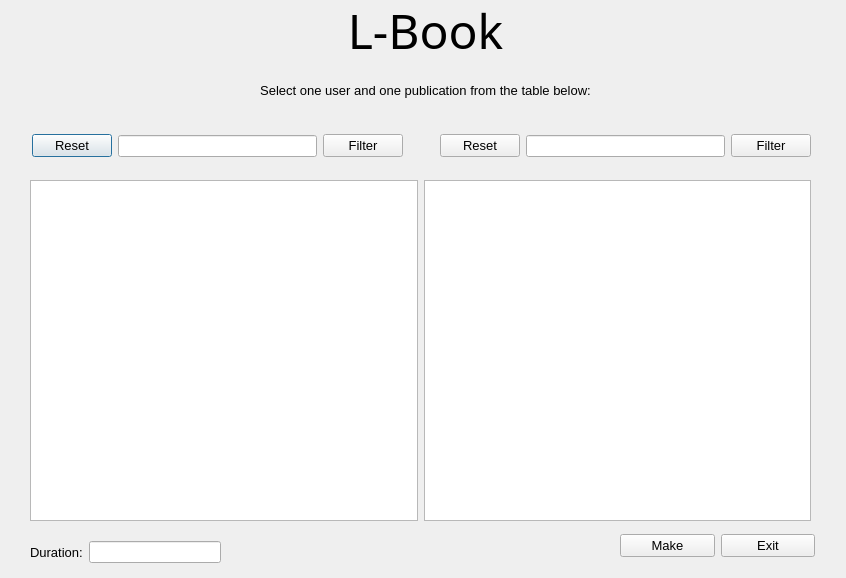
<?xml version="1.0" encoding="UTF-8"?>
<ui version="4.0">
    <class>makeLoan</class>
    <widget class="QDialog" name="makeLoan">
        <property name="geometry">
            <rect>
                <x>0</x>
                <y>0</y>
                <width>846</width>
                <height>578</height>
            </rect>
        </property>
        <property name="windowTitle">
            <string>Dialog</string>
        </property>
        <widget class="QLabel" name="logoLabel">
            <property name="geometry">
                <rect>
                    <x>0</x>
                    <y>0</y>
                    <width>851</width>
                    <height>61</height>
                </rect>
            </property>
            <property name="maximumSize">
                <size>
                    <width>16777215</width>
                    <height>16777212</height>
                </size>
            </property>
            <property name="font">
                <font>
                    <family>A Charming Font Expanded</family>
                    <pointsize>36</pointsize>
                </font>
            </property>
            <property name="text">
                <string>L-Book</string>
            </property>
            <property name="alignment">
                <set>Qt::AlignCenter</set>
            </property>
        </widget>
        <widget class="QLabel" name="label_2">
            <property name="geometry">
                <rect>
                    <x>0</x>
                    <y>60</y>
                    <width>851</width>
                    <height>61</height>
                </rect>
            </property>
            <property name="font">
                <font>
                    <pointsize>10</pointsize>
                </font>
            </property>
            <property name="text">
                <string>Select one user and one publication from the table below:</string>
            </property>
            <property name="alignment">
                <set>Qt::AlignCenter</set>
            </property>
        </widget>
        <widget class="QWidget" name="layoutWidget_1">
            <property name="geometry">
                <rect>
                    <x>30</x>
                    <y>180</y>
                    <width>781</width>
                    <height>341</height>
                </rect>
            </property>
            <layout class="QHBoxLayout" name="horizontalLayout">
                <item>
                    <widget class="QTableWidget" name="userTable"/>
                </item>
                <item>
                    <widget class="QTableWidget" name="publicationTable"/>
                </item>
            </layout>
        </widget>
        <widget class="QWidget" name="layoutWidget_2">
            <property name="geometry">
                <rect>
                    <x>32</x>
                    <y>130</y>
                    <width>371</width>
                    <height>32</height>
                </rect>
            </property>
            <layout class="QHBoxLayout" name="horizontalLayout_2">
                <item>
                    <widget class="QPushButton" name="userResetButton">
                        <property name="font">
                            <font>
                                <pointsize>10</pointsize>
                            </font>
                        </property>
                        <property name="text">
                            <string>Reset</string>
                        </property>
                    </widget>
                </item>
                <item>
                    <widget class="QLineEdit" name="userSearchLine"/>
                </item>
                <item>
                    <widget class="QPushButton" name="userSearchButton">
                        <property name="font">
                            <font>
                                <pointsize>10</pointsize>
                            </font>
                        </property>
                        <property name="text">
                            <string>Filter</string>
                        </property>
                    </widget>
                </item>
            </layout>
        </widget>
        <widget class="QWidget" name="layoutWidget_3">
            <property name="geometry">
                <rect>
                    <x>440</x>
                    <y>130</y>
                    <width>371</width>
                    <height>32</height>
                </rect>
            </property>
            <layout class="QHBoxLayout" name="horizontalLayout_3">
                <item>
                    <widget class="QPushButton" name="publiResetButton">
                        <property name="font">
                            <font>
                                <pointsize>10</pointsize>
                            </font>
                        </property>
                        <property name="text">
                            <string>Reset</string>
                        </property>
                    </widget>
                </item>
                <item>
                    <widget class="QLineEdit" name="publiSearchLine"/>
                </item>
                <item>
                    <widget class="QPushButton" name="publiSearchButton">
                        <property name="font">
                            <font>
                                <pointsize>10</pointsize>
                            </font>
                        </property>
                        <property name="text">
                            <string>Filter</string>
                        </property>
                    </widget>
                </item>
            </layout>
        </widget>
        <widget class="QWidget" name="layoutWidget_4">
            <property name="geometry">
                <rect>
                    <x>30</x>
                    <y>540</y>
                    <width>191</width>
                    <height>24</height>
                </rect>
            </property>
            <layout class="QHBoxLayout" name="horizontalLayout_4">
                <item>
                    <widget class="QLabel" name="label_3">
                        <property name="font">
                            <font>
                                <pointsize>10</pointsize>
                            </font>
                        </property>
                        <property name="text">
                            <string>Duration:</string>
                        </property>
                    </widget>
                </item>
                <item>
                    <widget class="QLineEdit" name="durationLine"/>
                </item>
            </layout>
        </widget>
        <widget class="QWidget" name="">
            <property name="geometry">
                <rect>
                    <x>620</x>
                    <y>530</y>
                    <width>195</width>
                    <height>32</height>
                </rect>
            </property>
            <layout class="QHBoxLayout" name="horizontalLayout_5">
                <item>
                    <widget class="QPushButton" name="makeButton">
                        <property name="font">
                            <font>
                                <pointsize>10</pointsize>
                            </font>
                        </property>
                        <property name="text">
                            <string>Make</string>
                        </property>
                    </widget>
                </item>
                <item>
                    <widget class="QPushButton" name="exitButton">
                        <property name="font">
                            <font>
                                <pointsize>10</pointsize>
                            </font>
                        </property>
                        <property name="text">
                            <string>Exit</string>
                        </property>
                    </widget>
                </item>
            </layout>
        </widget>
    </widget>
    <resources/>
    <connections/>
</ui>
